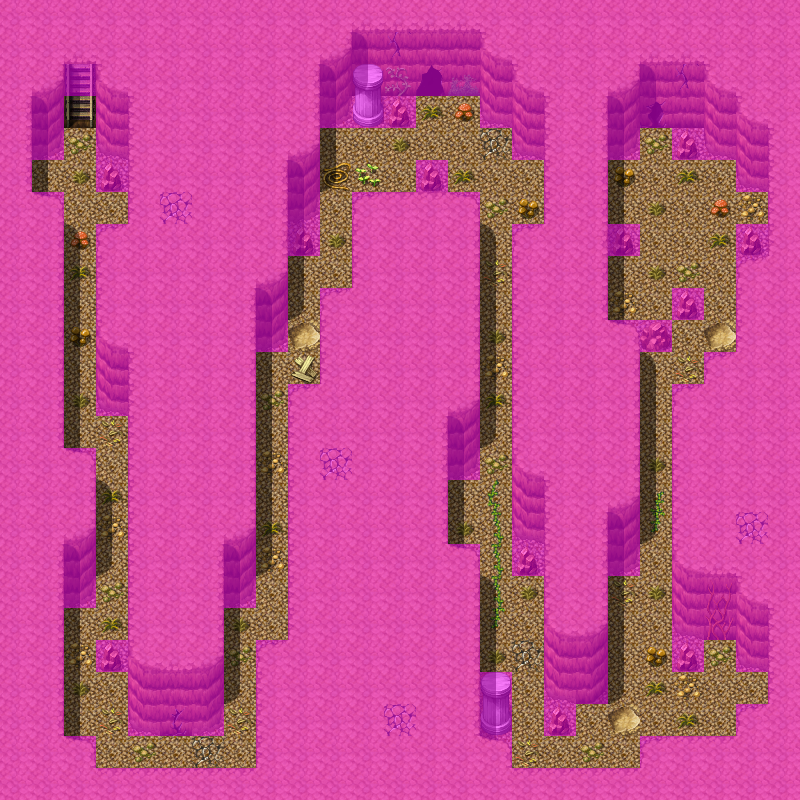

The image is a tile-based game level rendered from a .tmx file. Its description and source (layers, tilesets, objects; grid data summarised) follow:
An orthogonal 25x25 tile map with 32x32 px tiles, 4 tile layers (Ground, Objects, Above, Walkable), 40 tilesets and 15 objects (14x spawn, mapchange).

<map version="1.0" orientation="orthogonal" width="25" height="25" tilewidth="32" tileheight="32">
 <tileset firstgid="1" name="map_bed_1" tilewidth="32" tileheight="32">
  <image source="../drawable/map_bed_1.png" width="512" height="256" />
 </tileset>
 <tileset firstgid="129" name="map_border_1" tilewidth="32" tileheight="32">
  <image source="../drawable/map_border_1.png" width="512" height="256" />
 </tileset>
 <tileset firstgid="257" name="map_bridge_1" tilewidth="32" tileheight="32">
  <image source="../drawable/map_bridge_1.png" width="512" height="256" />
 </tileset>
 <tileset firstgid="385" name="map_broken_1" tilewidth="32" tileheight="32">
  <image source="../drawable/map_broken_1.png" width="512" height="256" />
 </tileset>
 <tileset firstgid="513" name="map_cavewall_1" tilewidth="32" tileheight="32">
  <image source="../drawable/map_cavewall_1.png" width="576" height="192" />
 </tileset>
 <tileset firstgid="621" name="map_cavewall_2" tilewidth="32" tileheight="32">
  <image source="../drawable/map_cavewall_2.png" width="576" height="192" />
 </tileset>
 <tileset firstgid="729" name="map_cavewall_3" tilewidth="32" tileheight="32">
  <image source="../drawable/map_cavewall_3.png" width="576" height="192" />
 </tileset>
 <tileset firstgid="837" name="map_chair_table_1" tilewidth="32" tileheight="32">
  <image source="../drawable/map_chair_table_1.png" width="512" height="256" />
 </tileset>
 <tileset firstgid="965" name="map_crate_1" tilewidth="32" tileheight="32">
  <image source="../drawable/map_crate_1.png" width="512" height="256" />
 </tileset>
 <tileset firstgid="1093" name="map_cupboard_1" tilewidth="32" tileheight="32">
  <image source="../drawable/map_cupboard_1.png" width="512" height="256" />
 </tileset>
 <tileset firstgid="1221" name="map_curtain_1" tilewidth="32" tileheight="32">
  <image source="../drawable/map_curtain_1.png" width="512" height="256" />
 </tileset>
 <tileset firstgid="1349" name="map_entrance_1" tilewidth="32" tileheight="32">
  <image source="../drawable/map_entrance_1.png" width="512" height="256" />
 </tileset>
 <tileset firstgid="1477" name="map_fence_1" tilewidth="32" tileheight="32">
  <image source="../drawable/map_fence_1.png" width="512" height="256" />
 </tileset>
 <tileset firstgid="1605" name="map_fence_2" tilewidth="32" tileheight="32">
  <image source="../drawable/map_fence_2.png" width="512" height="256" />
 </tileset>
 <tileset firstgid="1733" name="map_ground_1" tilewidth="32" tileheight="32">
  <image source="../drawable/map_ground_1.png" width="512" height="256" />
 </tileset>
 <tileset firstgid="1861" name="map_ground_2" tilewidth="32" tileheight="32">
  <image source="../drawable/map_ground_2.png" width="512" height="256" />
 </tileset>
 <tileset firstgid="1989" name="map_ground_3" tilewidth="32" tileheight="32">
  <image source="../drawable/map_ground_3.png" width="512" height="256" />
 </tileset>
 <tileset firstgid="2117" name="map_ground_4" tilewidth="32" tileheight="32">
  <image source="../drawable/map_ground_4.png" width="512" height="256" />
 </tileset>
 <tileset firstgid="2245" name="map_ground_5" tilewidth="32" tileheight="32">
  <image source="../drawable/map_ground_5.png" width="512" height="256" />
 </tileset>
 <tileset firstgid="2373" name="map_ground_6" tilewidth="32" tileheight="32">
  <image source="../drawable/map_ground_6.png" width="512" height="256" />
 </tileset>
 <tileset firstgid="2501" name="map_ground_7" tilewidth="32" tileheight="32">
  <image source="../drawable/map_ground_7.png" width="512" height="256" />
 </tileset>
 <tileset firstgid="2629" name="map_ground_8" tilewidth="32" tileheight="32">
  <image source="../drawable/map_ground_8.png" width="512" height="256" />
 </tileset>
 <tileset firstgid="2757" name="map_indoor_1" tilewidth="32" tileheight="32">
  <image source="../drawable/map_indoor_1.png" width="512" height="256" />
 </tileset>
 <tileset firstgid="2885" name="map_kitchen_1" tilewidth="32" tileheight="32">
  <image source="../drawable/map_kitchen_1.png" width="512" height="256" />
 </tileset>
 <tileset firstgid="3013" name="map_outdoor_1" tilewidth="32" tileheight="32">
  <image source="../drawable/map_outdoor_1.png" width="512" height="256" />
 </tileset>
 <tileset firstgid="3141" name="map_pillar_1" tilewidth="32" tileheight="32">
  <image source="../drawable/map_pillar_1.png" width="512" height="256" />
 </tileset>
 <tileset firstgid="3269" name="map_plant_1" tilewidth="32" tileheight="32">
  <image source="../drawable/map_plant_1.png" width="512" height="256" />
 </tileset>
 <tileset firstgid="3397" name="map_rock_1" tilewidth="32" tileheight="32">
  <image source="../drawable/map_rock_1.png" width="512" height="256" />
 </tileset>
 <tileset firstgid="3525" name="map_roof_1" tilewidth="32" tileheight="32">
  <image source="../drawable/map_roof_1.png" width="512" height="256" />
 </tileset>
 <tileset firstgid="3653" name="map_roof_2" tilewidth="32" tileheight="32">
  <image source="../drawable/map_roof_2.png" width="512" height="256" />
 </tileset>
 <tileset firstgid="3781" name="map_shop_1" tilewidth="32" tileheight="32">
  <image source="../drawable/map_shop_1.png" width="512" height="256" />
 </tileset>
 <tileset firstgid="3909" name="map_sign_ladder_1" tilewidth="32" tileheight="32">
  <image source="../drawable/map_sign_ladder_1.png" width="512" height="256" />
 </tileset>
 <tileset firstgid="4037" name="map_table_1" tilewidth="32" tileheight="32">
  <image source="../drawable/map_table_1.png" width="512" height="256" />
 </tileset>
 <tileset firstgid="4165" name="map_trail_1" tilewidth="32" tileheight="32">
  <image source="../drawable/map_trail_1.png" width="512" height="256" />
 </tileset>
 <tileset firstgid="4293" name="map_tree_1" tilewidth="32" tileheight="32">
  <image source="../drawable/map_tree_1.png" width="512" height="256" />
 </tileset>
 <tileset firstgid="4421" name="map_wall_1" tilewidth="32" tileheight="32">
  <image source="../drawable/map_wall_1.png" width="512" height="256" />
 </tileset>
 <tileset firstgid="4549" name="map_wall_2" tilewidth="32" tileheight="32">
  <image source="../drawable/map_wall_2.png" width="480" height="256" />
 </tileset>
 <tileset firstgid="4669" name="map_wall_3" tilewidth="32" tileheight="32">
  <image source="../drawable/map_wall_3.png" width="480" height="256" />
 </tileset>
 <tileset firstgid="4789" name="map_window_1" tilewidth="32" tileheight="32">
  <image source="../drawable/map_window_1.png" width="512" height="256" />
 </tileset>
 <tileset firstgid="4917" name="map_window_2" tilewidth="32" tileheight="32">
  <image source="../drawable/map_window_2.png" width="512" height="256" />
 </tileset>
 <layer name="Ground" width="25" height="25">
  <data>[625 cells, 625 non-empty, 12 distinct tile ids]</data>
 </layer>
 <layer name="Objects" width="25" height="25">
  <data>[625 cells, 146 non-empty, 36 distinct tile ids]</data>
 </layer>
 <layer name="Above" width="25" height="25">
  <data>[625 cells, 89 non-empty, 4 distinct tile ids]</data>
 </layer>
 <layer name="Walkable" width="25" height="25">
  <data>[625 cells, 486 non-empty, 1 distinct tile ids]</data>
 </layer>
 <objectgroup name="Mapevents" visible="0">
  <object name="up north" type="mapchange" x="64" y="96" width="32" height="32">
   <properties>
    <property name="map" value="roadcave0" />
    <property name="place" value="down north" />
   </properties>
  </object>
 </objectgroup>
 <objectgroup name="Spawn">
  <object name="jelly_b" type="spawn" x="608" y="128" width="160" height="96" />
  <object name="jelly3" type="spawn" x="608" y="288" width="160" height="320">
   <properties>
    <property name="quantity" value="2" />
   </properties>
  </object>
  <object name="jelly3" type="spawn" x="608" y="640" width="160" height="96" />
  </objectgroup>
 <objectgroup name="Keys" visible="0" />
</map>
<!-- 11 of 15 objects omitted -->
